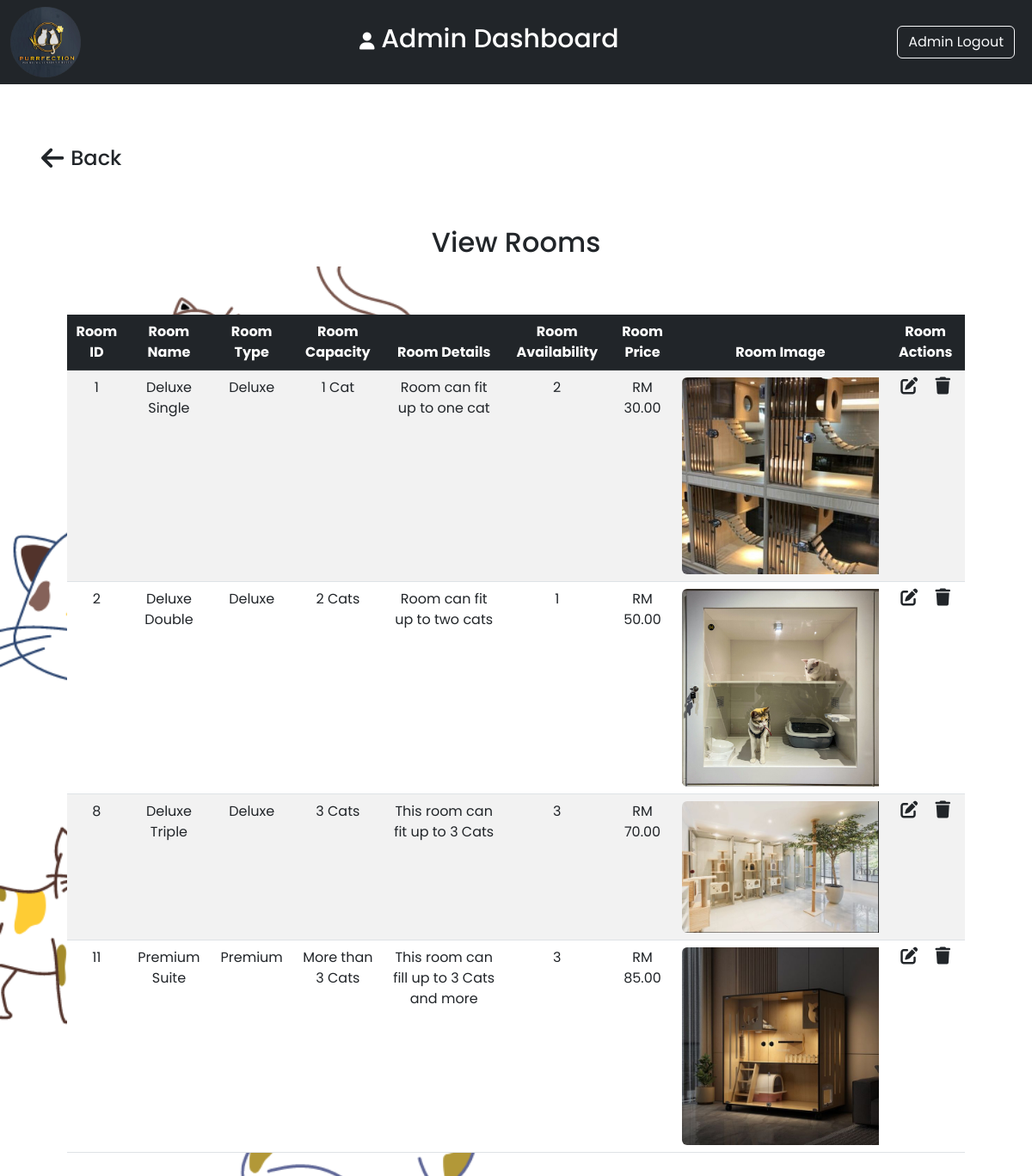
The app's page /admin_area/admin-rooms.php with its own data.
### tables this page shows
CREATE TABLE `room_table` (
  `rooms_id` int(11) NOT NULL,
  `rooms_name` text NOT NULL,
  `rooms_type` text NOT NULL,
  `rooms_capacity` varchar(100) NOT NULL,
  `rooms_details` text NOT NULL,
  `rooms_img` text NOT NULL,
  `rooms_price` int(100) NOT NULL,
  `rooms_totalavailability` int(100) NOT NULL
);

### admin_area/admin-rooms.php (the view, shortened to what this page needs)
<!DOCTYPE html>
<html lang="en">
<head>
    <link href="https://cdn.jsdelivr.net/npm/bootstrap@5.3.0/dist/css/bootstrap.min.css" rel="stylesheet">
    <link rel="stylesheet" href="https://cdnjs.cloudflare.com/ajax/libs/font-awesome/6.4.0/css/all.min.css" />
    <link rel="stylesheet" href="../style.css">
</head>
<body>
   <div class="container-fluid p-0">
        <nav class="navbar navbar-expand-lg navbar-dark bg-dark">
            <div class="container-fluid">
                <img src="../img/logohotelcat.png" alt="" class="logo">
                <h1 class="navbar-brand mx-auto adminfont"> <i class="fa-solid fa-user colorwhite"></i> Admin Dashboard</h1>
                <nav class="navbar navbar-expand-lg">
                    <ul class="navbar-nav">
                        <li class="nav-item">
                        <div class="d-flex">
                            <a href="../homepage.php" class="btn btn-outline-light shadow-none me-lg-2 me-3">Admin Logout</a>
                        </div>
                        </li>
                    </ul>
                </nav>
            </div>
        </nav>
    </div>
    <div class="bg-white secondpadding-admin">
        <a href="index.php" class="text-decoration-none"><h4 class="text-dark p-5 back-btn"><i class="fa-solid fa-arrow-left fa-lg me-2"></i>Back</h4>
        </a>
            <h2 class="text-center p-2">View Rooms</h2>
    </div>
            <div class="container text-center p-5">
                <table class="table table-hover table-striped text_center">
                    <thead class="table-dark">
                        <tr>
                        <th scope="col">Room ID</th>
                        <th scope="col">Room Name</th>
                        <th scope="col">Room Type</th>
                        <th scope="col">Room Capacity</th>
                        <th scope="col">Room Details</th>
                        <th scope="col">Room Availability</th>
                        <th scope="col">Room Price</th>
                        <th scope="col">Room Image</th>
                        <th scope="col">Room Actions</th>
                        </tr>
                    </thead>
                    <tbody>
                        <?php
                        require('../includes/connect.php');
                        $sql = "SELECT * FROM room_table";
                        $result = mysqli_query($connection, $sql);
                        if($result){
                            while($row = mysqli_fetch_assoc($result)){
                                ?>
                                <tr>
                                    <td><?php echo $row['rooms_id'] ?></td>
                                    <td><?php echo $row['rooms_name'] ?></td>
                                    <td><?php echo $row['rooms_type'] ?></td>
                                    <td><?php echo $row['rooms_capacity'] ?></td>
                                    <td><?php echo $row['rooms_details'] ?></td>
                                    <td><?php echo $row['rooms_totalavailability'] ?></td>
                                    <td>RM <?php echo $row['rooms_price'] ?>.00</td>
                                    <td>
                                    <img src='room_images/<?php echo $row['rooms_img'] ?>' class='img-fluid rounded-start' alt='...'>
                                    </td>
                                    <td>
                                        <a href="editroom.php?id=<?php echo $row['rooms_id']?>" class="link-dark"><i class="fa-solid fa-pen-to-square fs-5 me-3"></i></a>
                                        <a href="deleterooms.php?id=<?php echo $row['rooms_id']?>" class="link-dark"><i class="fa-solid fa-trash fs-5"></i></a>
                                    </td>
                                    </tr>
                                <?php
                              }
                        }
                        ?>
                    </tbody>
                </table>
            </div>
</body>
</html>

### style.css (style rules this page uses)
.logo { width: 7%; height: 7%; }
.adminfont { font-size: 30px; }
.colorwhite { color: white; font-size: 20px; }
.secondpadding-admin { padding-top: 2%; }
* { font-family: 'Poppins', sans-serif; }

### admin_area/admin-rooms.php (style rules this page uses)
* { font-family: 'Poppins', sans-serif; }
body { background-image: url('../img/adminsectionbg.png'); background-repeat: no-repeat; background-size: cover; }

### records on screen
room_table: rooms_id "1", rooms_name "Deluxe Single", rooms_type "Deluxe", rooms_capacity "1 Cat", rooms_details "Room can fit up to one cat", rooms_totalavailability "2", rooms_price "30", rooms_img (picture)
room_table: rooms_id "2", rooms_name "Deluxe Double", rooms_type "Deluxe", rooms_capacity "2 Cats", rooms_details "Room can fit up to two cats", rooms_totalavailability "1", rooms_price "50", rooms_img (picture)
room_table: rooms_id "8", rooms_name "Deluxe Triple", rooms_type "Deluxe", rooms_capacity "3 Cats", rooms_details "This room can fit up to 3 Cats", rooms_totalavailability "3", rooms_price "70", rooms_img (picture)
room_table: rooms_id "11", rooms_name "Premium Suite", rooms_type "Premium", rooms_capacity "More than 3 Cats", rooms_details "This room can fill up to 3 Cats and more", rooms_totalavailability "3", rooms_price "85", rooms_img (picture)
